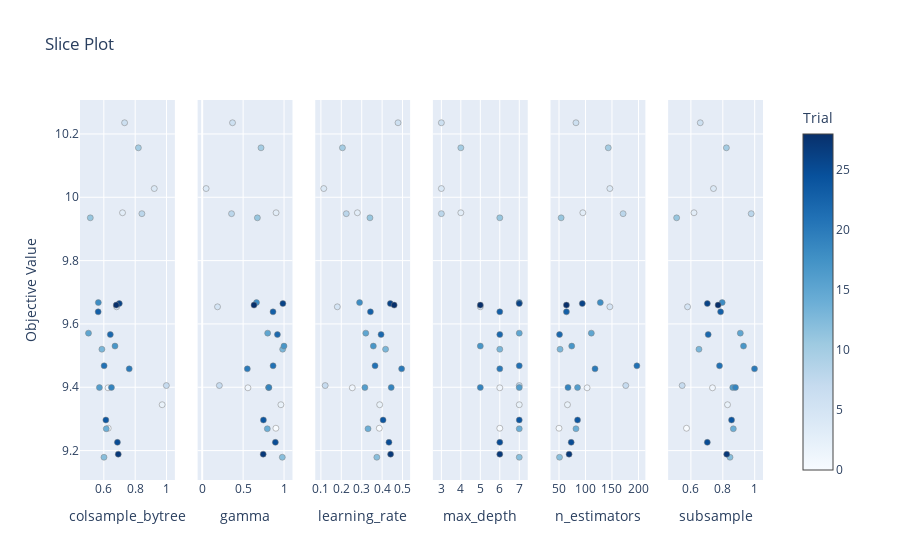

This figure's notebook cell:
### Code cell
optuna.visualization.plot_slice(study)

### Figure 1 — Plotly figure (JSON) as saved in the notebook; plotly's stock layout.template omitted (floating-point values rounded to 4 significant figures)
{"data": [{"marker": {"color": [0, 1, 2, 3, 4, 5, 6, 7, 8, 10, 11, 12, 13, 14, 15, 16, 17, 18, 19, 20, 21, 22, 23, 24, 25, 26, 27, 28], "colorbar": {"title": {"text": "Trial"}, "x": 1, "xpad": 40, "y": 0.5}, "colorscale": [[0, "rgb(247,251,255)"], [0.125, "rgb(222,235,247)"], [0.25, "rgb(198,219,239)"], [0.375, "rgb(158,202,225)"], [0.5, "rgb(107,174,214)"], [0.625, "rgb(66,146,198)"], [0.75, "rgb(33,113,181)"], [0.875, "rgb(8,81,156)"], [1, "rgb(8,48,107)"]], "line": {"color": "Grey", "width": 0.5}, "showscale": true}, "mode": "markers", "showlegend": false, "type": "scatter", "x": [0.628, 0.627, 0.9721, 0.7193, 0.9218, 0.6817, 0.7324, 0.9989, 0.8427, 0.8204, 0.5138, 0.6009, 0.5878, 0.6155, 0.5022, 0.5719, 0.6712, 0.565, 0.6487, 0.762, 0.6018, 0.6413, 0.564, 0.6131, 0.6866, 0.6987, 0.692, 0.6792], "xaxis": "x", "y": [9.271, 9.398, 9.345, 9.951, 10.03, 9.654, 10.24, 9.405, 9.948, 10.16, 9.935, 9.179, 9.52, 9.269, 9.571, 9.399, 9.53, 9.667, 9.399, 9.458, 9.468, 9.566, 9.638, 9.297, 9.226, 9.664, 9.189, 9.659], "yaxis": "y"}, {"marker": {"color": [0, 1, 2, 3, 4, 5, 6, 7, 8, 10, 11, 12, 13, 14, 15, 16, 17, 18, 19, 20, 21, 22, 23, 24, 25, 26, 27, 28], "colorbar": {"title": {"text": "Trial"}, "x": 1, "xpad": 40}, "colorscale": [[0, "rgb(247,251,255)"], [0.125, "rgb(222,235,247)"], [0.25, "rgb(198,219,239)"], [0.375, "rgb(158,202,225)"], [0.5, "rgb(107,174,214)"], [0.625, "rgb(66,146,198)"], [0.75, "rgb(33,113,181)"], [0.875, "rgb(8,81,156)"], [1, "rgb(8,48,107)"]], "line": {"color": "Grey", "width": 0.5}, "showscale": false}, "mode": "markers", "showlegend": false, "type": "scatter", "x": [0.9001, 0.5584, 0.9614, 0.9027, 0.04801, 0.1873, 0.3705, 0.2098, 0.3585, 0.7187, 0.6742, 0.9785, 0.983, 0.7953, 0.7998, 0.8108, 0.9993, 0.6635, 0.8145, 0.5513, 0.8657, 0.9189, 0.8653, 0.7478, 0.8938, 0.9857, 0.7451, 0.6329], "xaxis": "x2", "y": [9.271, 9.398, 9.345, 9.951, 10.03, 9.654, 10.24, 9.405, 9.948, 10.16, 9.935, 9.179, 9.52, 9.269, 9.571, 9.399, 9.53, 9.667, 9.399, 9.458, 9.468, 9.566, 9.638, 9.297, 9.226, 9.664, 9.189, 9.659], "yaxis": "y2"}, {"marker": {"color": [0, 1, 2, 3, 4, 5, 6, 7, 8, 10, 11, 12, 13, 14, 15, 16, 17, 18, 19, 20, 21, 22, 23, 24, 25, 26, 27, 28], "colorbar": {"title": {"text": "Trial"}, "x": 1, "xpad": 40}, "colorscale": [[0, "rgb(247,251,255)"], [0.125, "rgb(222,235,247)"], [0.25, "rgb(198,219,239)"], [0.375, "rgb(158,202,225)"], [0.5, "rgb(107,174,214)"], [0.625, "rgb(66,146,198)"], [0.75, "rgb(33,113,181)"], [0.875, "rgb(8,81,156)"], [1, "rgb(8,48,107)"]], "line": {"color": "Grey", "width": 0.5}, "showscale": false}, "mode": "markers", "showlegend": false, "type": "scatter", "x": [0.3862, 0.2539, 0.388, 0.2789, 0.114, 0.1805, 0.478, 0.1211, 0.2245, 0.2056, 0.3404, 0.3741, 0.4169, 0.331, 0.3201, 0.3156, 0.357, 0.2895, 0.4446, 0.4956, 0.3653, 0.3949, 0.3427, 0.4047, 0.4335, 0.4403, 0.4416, 0.4591], "xaxis": "x3", "y": [9.271, 9.398, 9.345, 9.951, 10.03, 9.654, 10.24, 9.405, 9.948, 10.16, 9.935, 9.179, 9.52, 9.269, 9.571, 9.399, 9.53, 9.667, 9.399, 9.458, 9.468, 9.566, 9.638, 9.297, 9.226, 9.664, 9.189, 9.659], "yaxis": "y3"}, {"marker": {"color": [0, 1, 2, 3, 4, 5, 6, 7, 8, 10, 11, 12, 13, 14, 15, 16, 17, 18, 19, 20, 21, 22, 23, 24, 25, 26, 27, 28], "colorbar": {"title": {"text": "Trial"}, "x": 1, "xpad": 40}, "colorscale": [[0, "rgb(247,251,255)"], [0.125, "rgb(222,235,247)"], [0.25, "rgb(198,219,239)"], [0.375, "rgb(158,202,225)"], [0.5, "rgb(107,174,214)"], [0.625, "rgb(66,146,198)"], [0.75, "rgb(33,113,181)"], [0.875, "rgb(8,81,156)"], [1, "rgb(8,48,107)"]], "line": {"color": "Grey", "width": 0.5}, "showscale": false}, "mode": "markers", "showlegend": false, "type": "scatter", "x": [6, 6, 7, 4, 3, 5, 3, 7, 3, 4, 6, 7, 6, 7, 7, 7, 5, 7, 5, 6, 7, 6, 6, 7, 6, 7, 6, 5], "xaxis": "x4", "y": [9.271, 9.398, 9.345, 9.951, 10.03, 9.654, 10.24, 9.405, 9.948, 10.16, 9.935, 9.179, 9.52, 9.269, 9.571, 9.399, 9.53, 9.667, 9.399, 9.458, 9.468, 9.566, 9.638, 9.297, 9.226, 9.664, 9.189, 9.659], "yaxis": "y4"}, {"marker": {"color": [0, 1, 2, 3, 4, 5, 6, 7, 8, 10, 11, 12, 13, 14, 15, 16, 17, 18, 19, 20, 21, 22, 23, 24, 25, 26, 27, 28], "colorbar": {"title": {"text": "Trial"}, "x": 1, "xpad": 40}, "colorscale": [[0, "rgb(247,251,255)"], [0.125, "rgb(222,235,247)"], [0.25, "rgb(198,219,239)"], [0.375, "rgb(158,202,225)"], [0.5, "rgb(107,174,214)"], [0.625, "rgb(66,146,198)"], [0.75, "rgb(33,113,181)"], [0.875, "rgb(8,81,156)"], [1, "rgb(8,48,107)"]], "line": {"color": "Grey", "width": 0.5}, "showscale": false}, "mode": "markers", "showlegend": false, "type": "scatter", "x": [50, 103, 66, 95, 146, 146, 82, 176, 171, 143, 54, 51, 52, 82, 111, 85, 74, 128, 67, 118, 197, 51, 64, 85, 73, 94, 69, 64], "xaxis": "x5", "y": [9.271, 9.398, 9.345, 9.951, 10.03, 9.654, 10.24, 9.405, 9.948, 10.16, 9.935, 9.179, 9.52, 9.269, 9.571, 9.399, 9.53, 9.667, 9.399, 9.458, 9.468, 9.566, 9.638, 9.297, 9.226, 9.664, 9.189, 9.659], "yaxis": "y5"}, {"marker": {"color": [0, 1, 2, 3, 4, 5, 6, 7, 8, 10, 11, 12, 13, 14, 15, 16, 17, 18, 19, 20, 21, 22, 23, 24, 25, 26, 27, 28], "colorbar": {"title": {"text": "Trial"}, "x": 1, "xpad": 40}, "colorscale": [[0, "rgb(247,251,255)"], [0.125, "rgb(222,235,247)"], [0.25, "rgb(198,219,239)"], [0.375, "rgb(158,202,225)"], [0.5, "rgb(107,174,214)"], [0.625, "rgb(66,146,198)"], [0.75, "rgb(33,113,181)"], [0.875, "rgb(8,81,156)"], [1, "rgb(8,48,107)"]], "line": {"color": "Grey", "width": 0.5}, "showscale": false}, "mode": "markers", "showlegend": false, "type": "scatter", "x": [0.5724, 0.7353, 0.8296, 0.6192, 0.7415, 0.579, 0.6586, 0.5453, 0.9781, 0.8225, 0.5105, 0.8452, 0.6505, 0.866, 0.9097, 0.8625, 0.9298, 0.7961, 0.8794, 0.9988, 0.7793, 0.7083, 0.7862, 0.8548, 0.7029, 0.703, 0.8246, 0.7704], "xaxis": "x6", "y": [9.271, 9.398, 9.345, 9.951, 10.03, 9.654, 10.24, 9.405, 9.948, 10.16, 9.935, 9.179, 9.52, 9.269, 9.571, 9.399, 9.53, 9.667, 9.399, 9.458, 9.468, 9.566, 9.638, 9.297, 9.226, 9.664, 9.189, 9.659], "yaxis": "y6"}], "layout": {"autosize": true, "title": {"text": "Slice Plot"}, "xaxis": {"anchor": "y", "autorange": true, "domain": [0, 0.1389], "range": [0.4551, 1.046], "title": {"text": "colsample_bytree"}, "type": "linear"}, "xaxis2": {"anchor": "y2", "autorange": true, "domain": [0.1722, 0.3111], "range": [-0.04223, 1.089], "title": {"text": "gamma"}, "type": "linear"}, "xaxis3": {"anchor": "y3", "autorange": true, "domain": [0.3444, 0.4833], "range": [0.07779, 0.5318], "title": {"text": "learning_rate"}, "type": "linear"}, "xaxis4": {"anchor": "y4", "autorange": true, "domain": [0.5167, 0.6556], "range": [2.621, 7.379], "title": {"text": "max_depth"}, "type": "linear"}, "xaxis5": {"anchor": "y5", "autorange": true, "domain": [0.6889, 0.8278], "range": [36.06, 210.9], "title": {"text": "n_estimators"}, "type": "linear"}, "xaxis6": {"anchor": "y6", "autorange": true, "domain": [0.8611, 1], "range": [0.4642, 1.045], "title": {"text": "subsample"}, "type": "linear"}, "yaxis": {"anchor": "x", "autorange": true, "domain": [0, 1], "range": [9.092, 10.32], "title": {"text": "Objective Value"}, "type": "linear"}, "yaxis2": {"anchor": "x2", "autorange": true, "domain": [0, 1], "matches": "y", "range": [9.092, 10.32], "showticklabels": false, "type": "linear"}, "yaxis3": {"anchor": "x3", "autorange": true, "domain": [0, 1], "matches": "y", "range": [9.092, 10.32], "showticklabels": false, "type": "linear"}, "yaxis4": {"anchor": "x4", "autorange": true, "domain": [0, 1], "matches": "y", "range": [9.092, 10.32], "showticklabels": false, "type": "linear"}, "yaxis5": {"anchor": "x5", "autorange": true, "domain": [0, 1], "matches": "y", "range": [9.092, 10.32], "showticklabels": false, "type": "linear"}, "yaxis6": {"anchor": "x6", "autorange": true, "domain": [0, 1], "matches": "y", "range": [9.092, 10.32], "showticklabels": false, "type": "linear"}}}
